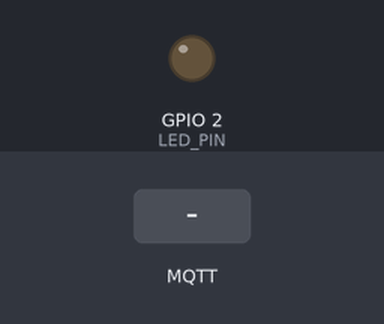
Bench run of a sketch on a simulated ESP32. Parts: output pins drawn as LEDs (lit = HIGH). The inputs (shaded band) are chosen by the test bench. WiFi joins after 1.5 s; servers stay silent unless stated; random numbers use the default seed unless the sketch sets one; no MQTT or app messages arrive unless stated; what the sketch prints to the serial monitor is not drawn.

Above: at 2.8 s.
2.9 s: MQTT message "BLINK_SLOW" arrives on the first subscribed topic
At 5.6 s:
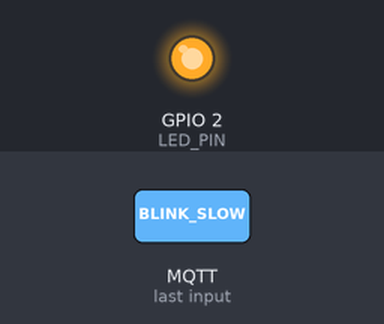
5.9 s: MQTT message "ON" arrives on the first subscribed topic
7.4 s: MQTT message "OFF" arrives on the first subscribed topic
At 8.6 s:
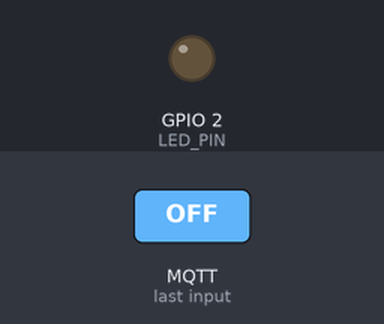
Timing chart, 0 to 10.4 s (numbered marks = the images above; inputs shaded):
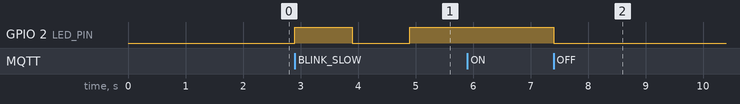

Measured:
- after the input at 2.9 s, GPIO 2 (LED_PIN): LOW → HIGH at once, → LOW 1.0 s later, → HIGH 1.0 s later
- after the input at 5.9 s, every drawn part: stays the same
- after the input at 7.4 s, GPIO 2 (LED_PIN): HIGH → LOW at once

The sketch:

ESP32_LED_Mqtt.ino
```cpp
#include <WiFi.h>
#include <PubSubClient.h>

// ====================== 1. CONFIGURATION ======================
const char* WIFI_SSID     = "wifi";              // Your Wi-Fi SSID
const char* WIFI_PASSWORD = "123456789";         // Your Wi-Fi Password

const char* MQTT_BROKER   = "broker.emqx.io";    // Fast & reliable public broker
const int   MQTT_PORT     = 1883;

// Topics (Case-Sensitive)
const char* TOPIC_COMMAND = "iot_lab_esp32_xyz/led/set";     // Subscribed (App -> ESP32)
const char* TOPIC_STATUS  = "iot_lab_esp32_xyz/led/status";  // Published  (ESP32 -> App)

#define LED_PIN 2  // On-board LED on most ESP32 boards

// ====================== 2. GLOBAL OBJECTS =====================
WiFiClient espClient;
PubSubClient client(espClient);

enum LedMode { MODE_OFF, MODE_ON, MODE_BLINK_SLOW, MODE_BLINK_FAST };
LedMode currentMode = MODE_OFF;
unsigned long lastBlinkTime = 0;
bool ledState = false;

// ====================== 3. FUNCTIONS ==========================

void connectWiFi() {
  Serial.printf("\n[WiFi] Connecting to %s...", WIFI_SSID);
  WiFi.mode(WIFI_STA);
  WiFi.begin(WIFI_SSID, WIFI_PASSWORD);
  while (WiFi.status() != WL_CONNECTED) {
    delay(400);
    Serial.print(".");
  }
  Serial.printf("\n[WiFi] Connected! IP: %s\n", WiFi.localIP().toString().c_str());
}

void publishStatus(const char* status) {
  if (client.connected()) {
    client.publish(TOPIC_STATUS, status, true); // retain = true for instant sync
    Serial.printf("[MQTT] Status -> %s\n", status);
  }
}

void onMqttMessage(char* topic, byte* payload, unsigned int length) {
  payload[length] = '\0';
  String msg = String((char*)payload);
  msg.trim();
  Serial.printf("[MQTT] Received: [%s] -> %s\n", topic, msg.c_str());

  if (msg.equalsIgnoreCase("ON")) {
    currentMode = MODE_ON;
    digitalWrite(LED_PIN, HIGH);
    publishStatus("ON");
  }
  else if (msg.equalsIgnoreCase("OFF")) {
    currentMode = MODE_OFF;
    digitalWrite(LED_PIN, LOW);
    publishStatus("OFF");
  }
  else if (msg.equalsIgnoreCase("TOGGLE")) {
    if (currentMode == MODE_ON || digitalRead(LED_PIN) == HIGH) {
      currentMode = MODE_OFF;
      digitalWrite(LED_PIN, LOW);
      publishStatus("OFF");
    } else {
      currentMode = MODE_ON;
      digitalWrite(LED_PIN, HIGH);
      publishStatus("ON");
    }
  }
  else if (msg.equalsIgnoreCase("BLINK_SLOW")) {
    currentMode = MODE_BLINK_SLOW;
    publishStatus("BLINK_SLOW");
  }
  else if (msg.equalsIgnoreCase("BLINK_FAST")) {
    currentMode = MODE_BLINK_FAST;
    publishStatus("BLINK_FAST");
  }
}

void connectMQTT() {
  while (!client.connected()) {
    Serial.print("[MQTT] Connecting to broker...");
    String clientId = "ESP32-Client-" + String(random(0xffff), HEX);

    // Connect with Last Will & Testament (LWT)
    if (client.connect(clientId.c_str(), TOPIC_STATUS, 1, true, "OFFLINE")) {
      Serial.println(" Connected!");
      client.subscribe(TOPIC_COMMAND);
      publishStatus(currentMode == MODE_OFF ? "OFF" : (currentMode == MODE_ON ? "ON" : "BLINKING"));
    } else {
      Serial.printf(" Failed (rc=%d), retrying in 3s...\n", client.state());
      delay(3000);
    }
  }
}

void handleBlink() {
  unsigned long interval = (currentMode == MODE_BLINK_SLOW) ? 1000 :
                           (currentMode == MODE_BLINK_FAST) ? 200 : 0;
  if (interval == 0) return;

  if (millis() - lastBlinkTime >= interval) {
    lastBlinkTime = millis();
    ledState = !ledState;
    digitalWrite(LED_PIN, ledState ? HIGH : LOW);
  }
}

// ====================== 4. MAIN SETUP & LOOP ==================

void setup() {
  Serial.begin(115200);
  pinMode(LED_PIN, OUTPUT);
  digitalWrite(LED_PIN, LOW);

  connectWiFi();
  client.setServer(MQTT_BROKER, MQTT_PORT);
  client.setCallback(onMqttMessage);
}

void loop() {
  if (WiFi.status() != WL_CONNECTED) connectWiFi();
  if (!client.connected()) connectMQTT();

  client.loop();
  handleBlink();
}
```
